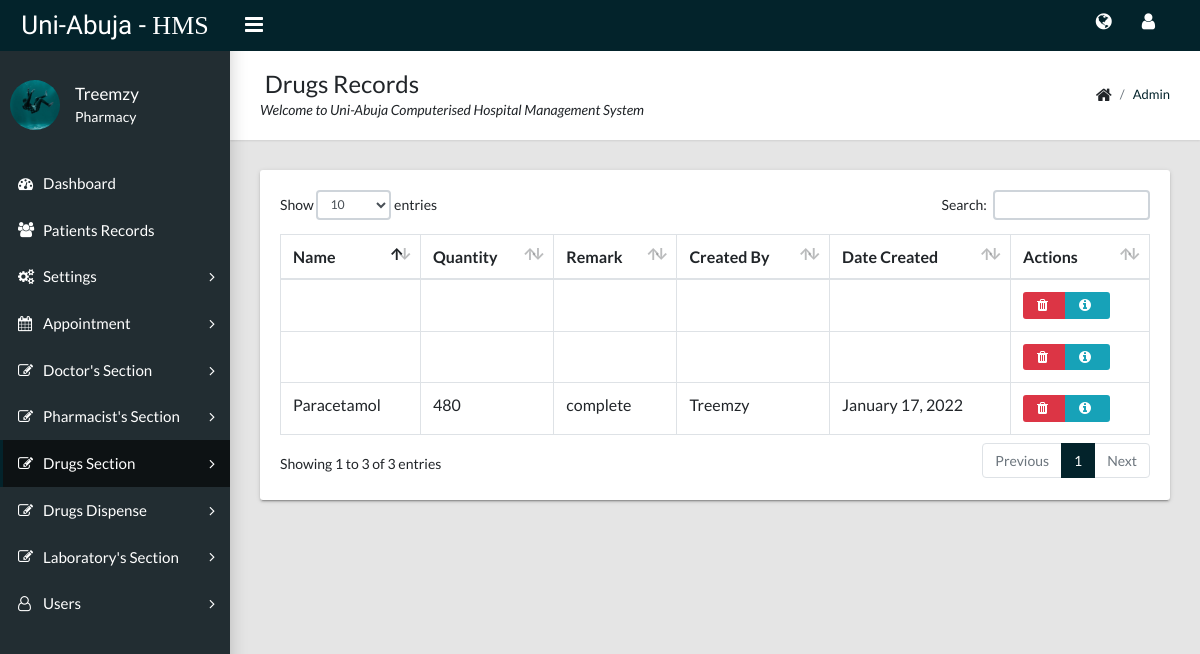
The page /drugsrecord/ (signed in) on the database its author committed.
### users/models.py (models this page shows, shortened)
class User(AbstractUser):
    is_admin = models.BooleanField('Admin', default=False)
    is_superadmin = models.BooleanField('Super Admin', default=False)
    roles = models.ForeignKey(Role, null=True, blank=True, on_delete=models.SET_NULL)

class Profile(models.Model):
    user = models.OneToOneField(User, null=True, on_delete=models.SET_NULL)
    active = models.BooleanField('Active', default=False)
    bio = models.CharField(max_length=100, default='')
    image = models.ImageField(default='default.jpg', upload_to='profile_pics')

class Role(models.Model):
    role = models.CharField(max_length=100, null=True, blank=True, default=None)
    creator = models.CharField(max_length=100)
    createDate = models.DateTimeField(default=timezone.now)
    def __str__(self):
        return self.role

### CHospital/models.py (models this page shows, shortened)
class DrugsRecord(models.Model):
    drugs = models.OneToOneField(Drugs, null=True, blank=True, default=None, on_delete=models.SET_NULL)
    quantity = models.PositiveIntegerField()
    createDate = models.DateTimeField(default=timezone.now, null=True, blank=True)

class Drugs(models.Model):
    name = models.CharField(max_length=100)
    quantity = models.PositiveIntegerField()
    remark = models.TextField()
    creator = models.ForeignKey(User, null=True, blank=True, on_delete=models.SET_NULL)
    createDate = models.DateTimeField(default=timezone.now, null=True, blank=True)

### CHospital/views.py (the view)
# urls.py: path('drugsrecord/', DrugsRecordListView.as_view(), name='CHMS-drugsRecords'),
class DrugsRecordListView(LoginRequiredMixin, PermissionRequiredMixin, ListView):
    model = DrugsRecord
    context_object_name = 'drugsRecord'
    ordering = ['-createDate']
    extra_context = {'DRR': 'active'}
    template_name = 'CHospital/drugsrecord/index.html'
    def has_permission(self):
        return (
                self.request.user.is_superuser
                or self.request.user.roles.role == 'Pharmacy'
        )

### CHospital/templates/CHospital/drugsrecord/index.html (shortened to what this page needs)
{% extends "CHospital/base.html" %}
{% block content %}
   <div class="app-title">
        <div>
          <h1> Drugs Records</h1>
          <p>Welcome to Uni-Abuja Computerised Hospital Management System </p>
        </div>
        <ul class="app-breadcrumb breadcrumb">
          <li class="breadcrumb-item"><i class="fa fa-home fa-lg"></i></li>
          <li class="breadcrumb-item"><a href="{% url 'CHMS-records' %}">Admin</a></li>
        </ul>
   </div>
    <div class="row">
        <div class="col-md-12">
          <div class="tile">
            <div class="tile-body">
              <div class="table-responsive">
                <table class="table table-hover table-bordered" id="sampleTable">
                  <thead>
                    <tr>
                      <th>Name</th>
                      <th>Quantity</th>
                      <th>Remark</th>
                      <th>Created By</th>
                      <th>Date Created</th>
                      <th>Actions</th>
                    </tr>
                  </thead>
                  <tbody>
                    {% for drugsRecord in drugsRecord %}
                        <tr>
                          <td>{{ drugsRecord.drugs.name}}</td>
                          <td>{{ drugsRecord.drugs.quantity}}</td>
                          <td>{{ drugsRecord.drugs.remark}}</td>
                          <td>{{ drugsRecord.drugs.creator}}</td>
                          <td>{{ drugsRecord.drugs.createDate|date:"F d, Y"}}</td>
                          <td>
                              <div class="btn-group"><a class="btn btn-danger" href="{% url 'CHMS-drugsrecordDelete' drugsRecord.id %}"><i class="fa fa-lg fa-trash"></i></a><a class="btn btn-info" href="{% url 'CHMS-drugsDetail' drugsRecord.id %}"><i class="fa fa-lg fa-info-circle"></i></a></div>
                          </td>
                        </tr>
                    {% endfor %}
                  </tbody>
                </table>
              </div>
            </div>
          </div>
        </div>
    </div>
{%endblock content%}

### CHospital/templates/CHospital/base.html (shortened to what this page needs)
{% load static  %}
<html>
    <head>
        <link rel="stylesheet"  href="{% static 'style/main.css' %}">
        <link rel="stylesheet"  href="{% static 'fonts/font-awesome/css/font-awesome.css' %}">
        <link rel="stylesheet"  href="{% static 'fonts/font.css' %}">
    </head>
<body class="app sidebar-mini">
    <header class="app-header"><a class="app-header__logo" href="{% url 'CHMS-home'%}">Uni-Abuja - <span class="hms">HMS</span></a>
      <a class="app-sidebar__toggle" href="#" data-toggle="sidebar" aria-label="Hide Sidebar"></a>
      <ul class="app-nav">
        <a class="app-nav__item" href="{% url 'Index'%}" ><i class="fa fa-globe fa-lg"></i></a>
        <li class="dropdown">
         <a class="app-nav__item" href="#" data-toggle="dropdown" aria-label="Open Profile Menu"><i class="fa fa-user fa-lg"></i></a>
        </li>
      </ul>
    </header>
    <aside class="app-sidebar">
      <div class="app-sidebar__user">
        <img class="app-sidebar__user-avatar" src="{{ user.profile.image.url }}" alt="User Image">
        <div>
          <p class="app-sidebar__user-name">
              {% if request.user.is_authenticated %}
                {{ request.user.username }}
              {% endif %}
          </p>
          <p class="app-sidebar__user-designation">{{ request.user.roles}}</p>
        </div>
      </div>
      <ul class="app-menu">
        <li><a class="app-menu__item {{act}}"  href="{% url 'CHMS-home'%}"><i class="app-menu__icon fa fa-dashboard"></i><span class="app-menu__label">Dashboard</span></a></li>
        {% if request.user.roles.role == 'Records' or request.user.is_superuser  %}
        <li><a class="app-menu__item {{set}}" href="{% url 'CHMS-records' %}"><i class="app-menu__icon fa fa-users"></i><span class="app-menu__label">Patients Records</span></a></li>
        {% endif %}
        {% if request.user.is_superadmin or request.user.is_superuser  %}
        <li class="treeview"><a class="app-menu__item {{yes}} {{LTT}}" href="#" data-toggle="treeview"><i class="app-menu__icon fa fa-gears"></i><span class="app-menu__label">Settings</span><i class="treeview-indicator fa fa-angle-right"></i></a>
        </li>
        {% endif %}
         <li class="treeview"><a class="app-menu__item {{Okk}}" href="#" data-toggle="treeview"><i class="app-menu__icon fa fa-calendar"></i><span class="app-menu__label">Appointment</span><i class="treeview-indicator fa fa-angle-right"></i></a>
        </li>
        {% if request.user.roles.role == 'Doctor' or request.user.is_superuser  %}
            <li class="treeview"><a class="app-menu__item {{DN}} {{LT}} {{LR}}}" href="#" data-toggle="treeview"><i class="app-menu__icon fa fa-edit"></i><span class="app-menu__label">Doctor's Section</span><i class="treeview-indicator fa fa-angle-right"></i></a>
            </li>
       {% endif %}
       {% if request.user.roles.role == 'Pharmacy' or request.user.is_superuser  %}
            <li class="treeview"><a class="app-menu__item {{DN}} {{LT}} {{LR}}}" href="#" data-toggle="treeview"><i class="app-menu__icon fa fa-edit"></i><span class="app-menu__label">Pharmacist's Section</span><i class="treeview-indicator fa fa-angle-right"></i></a>
            </li>
          <li class="treeview"><a class="app-menu__item {{DR}} {{DRR}}" href="#" data-toggle="treeview"><i class="app-menu__icon fa fa-edit"></i><span class="app-menu__label">Drugs Section</span><i class="treeview-indicator fa fa-angle-right"></i></a>
            </li>
            <li class="treeview"><a class="app-menu__item {{DSP}}" href="#" data-toggle="treeview"><i class="app-menu__icon fa fa-edit"></i><span class="app-menu__label">Drugs Dispense</span><i class="treeview-indicator fa fa-angle-right"></i></a>
            </li>
       {% endif %}
       {% if request.user.roles.role == 'Lab' or request.user.is_superuser  %}
            <li class="treeview"><a class="app-menu__item {{DN}} {{LT}} {{LR}}}" href="#" data-toggle="treeview"><i class="app-menu__icon fa fa-edit"></i><span class="app-menu__label">Laboratory's Section</span><i class="treeview-indicator fa fa-angle-right"></i></a>
            </li>
       {% endif %}
        {% if request.user.is_superadmin or request.user.is_superuser  %}
         <li class="treeview"><a class="app-menu__item {{allUsers}} {{Role}}}}" href="#" data-toggle="treeview"><i class="app-menu__icon fa fa-user-o"></i><span class="app-menu__label">Users</span><i class="treeview-indicator fa fa-angle-right"></i></a>
        </li>
        {% endif %}
      </ul>
    </aside>
    <main class="app-content">
        {% block content %}{% endblock %}
    </main>
</body>
</html>

### rows shown on the page
User: profile.image (picture), user.username "Treemzy", user.roles "Pharmacy"
DrugsRecord: drugs.name "Paracetamol", drugs.quantity "480", drugs.remark "complete", drugs.creator "Treemzy", drugs.createDate "January 17, 2022"
